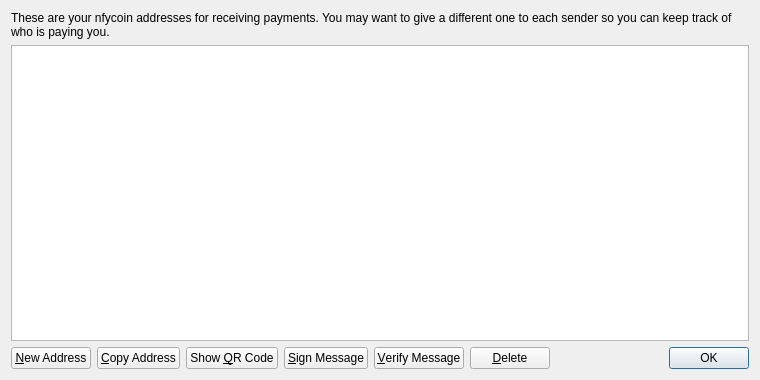
<?xml version="1.0" encoding="UTF-8"?>
<ui version="4.0">
 <class>AddressBookPage</class>
 <widget class="QWidget" name="AddressBookPage">
  <property name="geometry">
   <rect>
    <x>0</x>
    <y>0</y>
    <width>760</width>
    <height>380</height>
   </rect>
  </property>
  <property name="windowTitle">
   <string>Address Book</string>
  </property>
  <layout class="QVBoxLayout" name="verticalLayout">
   <item>
    <widget class="QLabel" name="labelExplanation">
     <property name="text">
      <string>These are your nfycoin addresses for receiving payments. You may want to give a different one to each sender so you can keep track of who is paying you.</string>
     </property>
     <property name="textFormat">
      <enum>Qt::PlainText</enum>
     </property>
     <property name="wordWrap">
      <bool>true</bool>
     </property>
    </widget>
   </item>
   <item>
    <widget class="QTableView" name="tableView">
     <property name="contextMenuPolicy">
      <enum>Qt::CustomContextMenu</enum>
     </property>
     <property name="toolTip">
      <string>Double-click to edit address or label</string>
     </property>
     <property name="tabKeyNavigation">
      <bool>false</bool>
     </property>
     <property name="alternatingRowColors">
      <bool>true</bool>
     </property>
     <property name="selectionMode">
      <enum>QAbstractItemView::SingleSelection</enum>
     </property>
     <property name="selectionBehavior">
      <enum>QAbstractItemView::SelectRows</enum>
     </property>
     <property name="sortingEnabled">
      <bool>true</bool>
     </property>
     <attribute name="verticalHeaderVisible">
      <bool>false</bool>
     </attribute>
    </widget>
   </item>
   <item>
    <layout class="QHBoxLayout" name="horizontalLayout">
     <item>
      <widget class="QPushButton" name="newAddressButton">
       <property name="toolTip">
        <string>Create a new address</string>
       </property>
       <property name="text">
        <string>&amp;New Address</string>
       </property>
       <property name="icon">
        <iconset resource="../bitcoin.qrc">
         <normaloff>:/icons/add</normaloff>:/icons/add</iconset>
       </property>
      </widget>
     </item>
     <item>
      <widget class="QPushButton" name="copyToClipboard">
       <property name="toolTip">
        <string>Copy the currently selected address to the system clipboard</string>
       </property>
       <property name="text">
        <string>&amp;Copy Address</string>
       </property>
       <property name="icon">
        <iconset resource="../bitcoin.qrc">
         <normaloff>:/icons/editcopy</normaloff>:/icons/editcopy</iconset>
       </property>
      </widget>
     </item>
     <item>
      <widget class="QPushButton" name="showQRCode">
       <property name="text">
        <string>Show &amp;QR Code</string>
       </property>
       <property name="icon">
        <iconset resource="../bitcoin.qrc">
         <normaloff>:/icons/qrcode</normaloff>:/icons/qrcode</iconset>
       </property>
      </widget>
     </item>
     <item>
      <widget class="QPushButton" name="signMessage">
       <property name="toolTip">
        <string>Sign a message to prove you own a Bitcoin address</string>
       </property>
       <property name="text">
        <string>&amp;Sign Message</string>
       </property>
       <property name="icon">
        <iconset resource="../bitcoin.qrc">
         <normaloff>:/icons/edit</normaloff>:/icons/edit</iconset>
       </property>
      </widget>
     </item>
     <item>
      <widget class="QPushButton" name="verifyMessage">
       <property name="toolTip">
        <string>Verify a message to ensure it was signed with a specified Bitcoin address</string>
       </property>
       <property name="text">
        <string>&amp;Verify Message</string>
       </property>
       <property name="icon">
        <iconset resource="../bitcoin.qrc">
         <normaloff>:/icons/transaction_0</normaloff>:/icons/transaction_0</iconset>
       </property>
      </widget>
     </item>
     <item>
      <widget class="QPushButton" name="deleteButton">
       <property name="toolTip">
        <string>Delete the currently selected address from the list. Only sending addresses can be deleted.</string>
       </property>
       <property name="text">
        <string>&amp;Delete</string>
       </property>
       <property name="icon">
        <iconset resource="../bitcoin.qrc">
         <normaloff>:/icons/remove</normaloff>:/icons/remove</iconset>
       </property>
      </widget>
     </item>
     <item>
      <spacer name="horizontalSpacer">
       <property name="orientation">
        <enum>Qt::Horizontal</enum>
       </property>
       <property name="sizeHint" stdset="0">
        <size>
         <width>40</width>
         <height>20</height>
        </size>
       </property>
      </spacer>
     </item>
     <item>
      <widget class="QDialogButtonBox" name="buttonBox">
       <property name="sizePolicy">
        <sizepolicy hsizetype="Maximum" vsizetype="Fixed">
         <horstretch>0</horstretch>
         <verstretch>0</verstretch>
        </sizepolicy>
       </property>
       <property name="standardButtons">
        <set>QDialogButtonBox::Ok</set>
       </property>
      </widget>
     </item>
    </layout>
   </item>
  </layout>
 </widget>
 <resources>
  <include location="../bitcoin.qrc"/>
 </resources>
 <connections/>
</ui>
